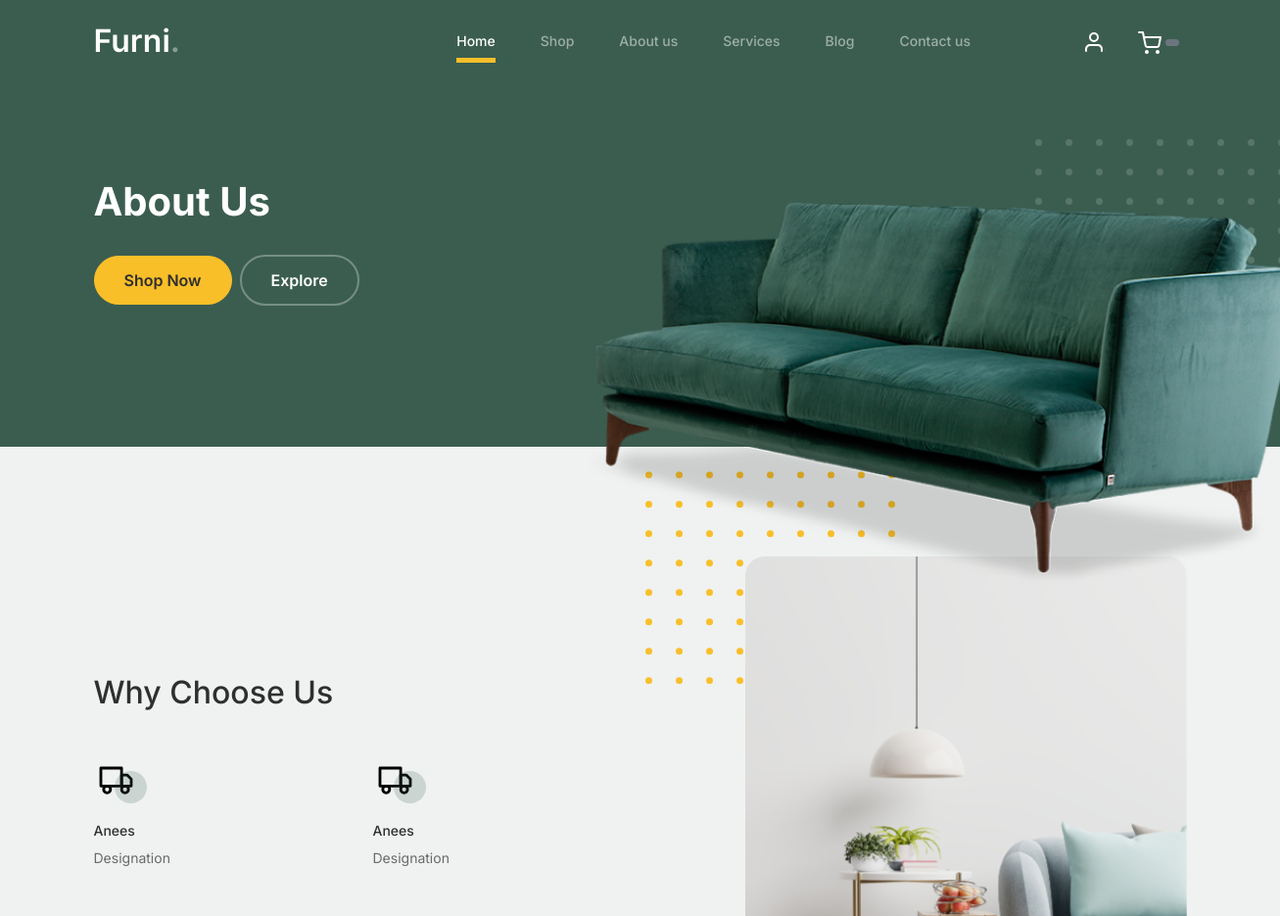
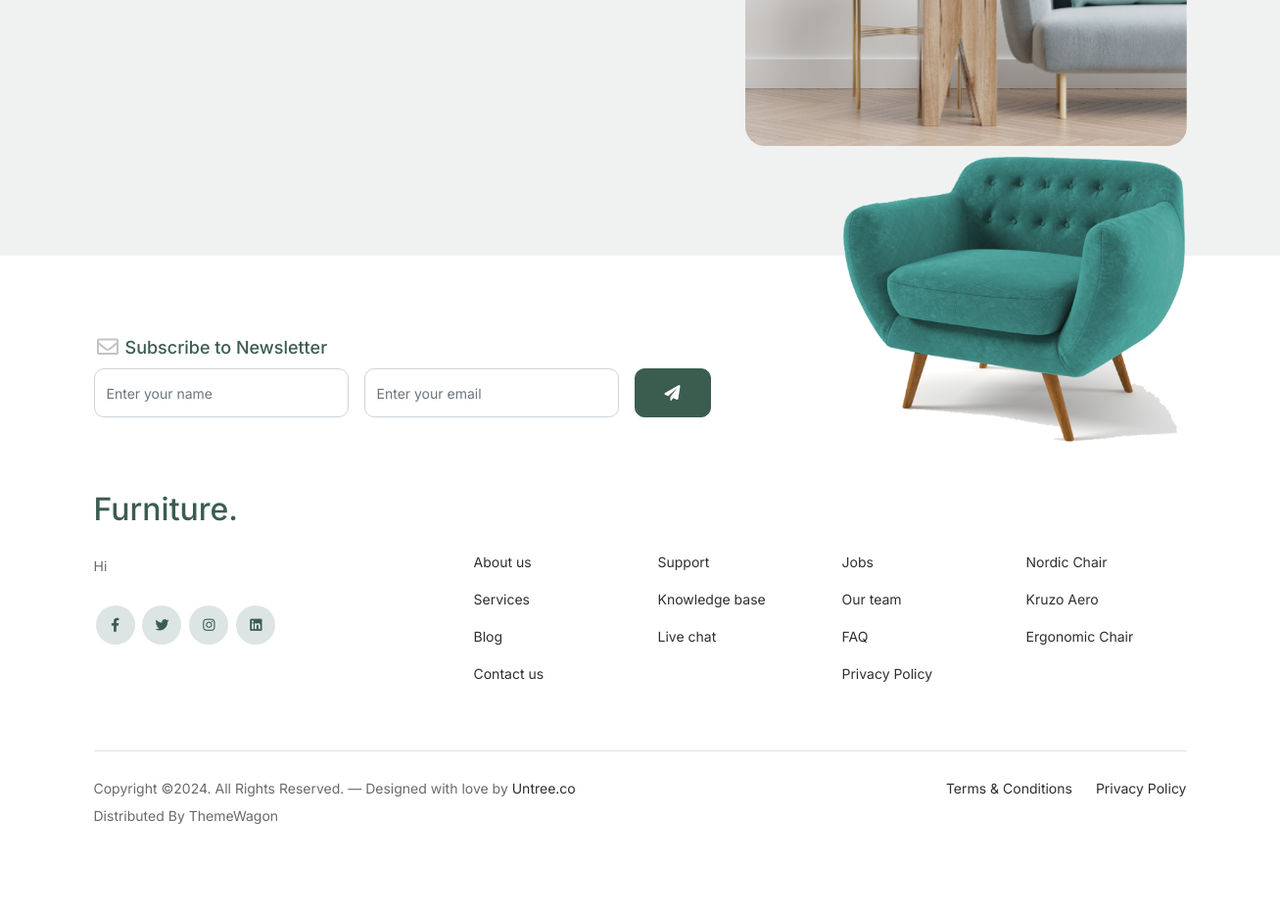
The page /User/about.php on the database as committed earlier (2 pictures, top to bottom).
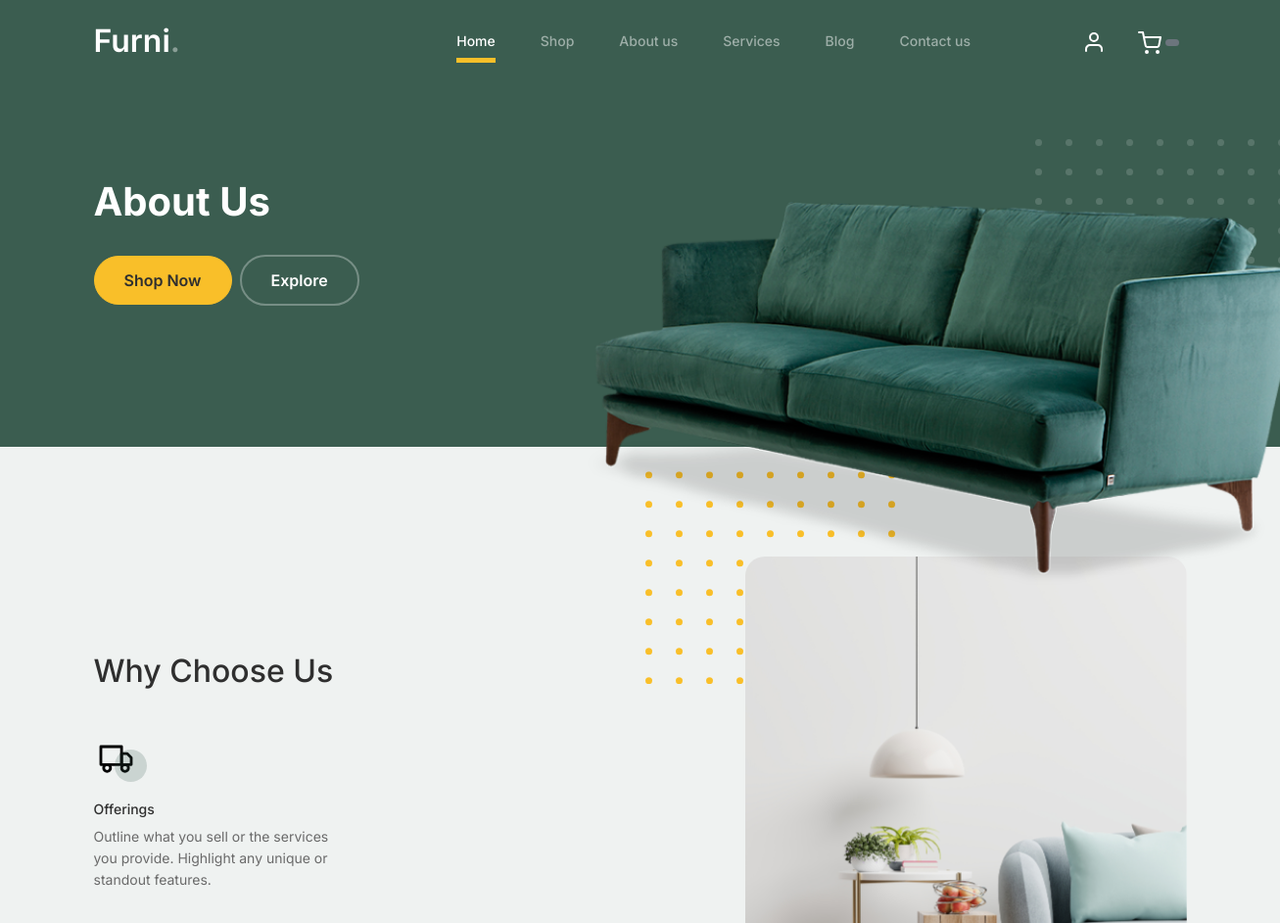
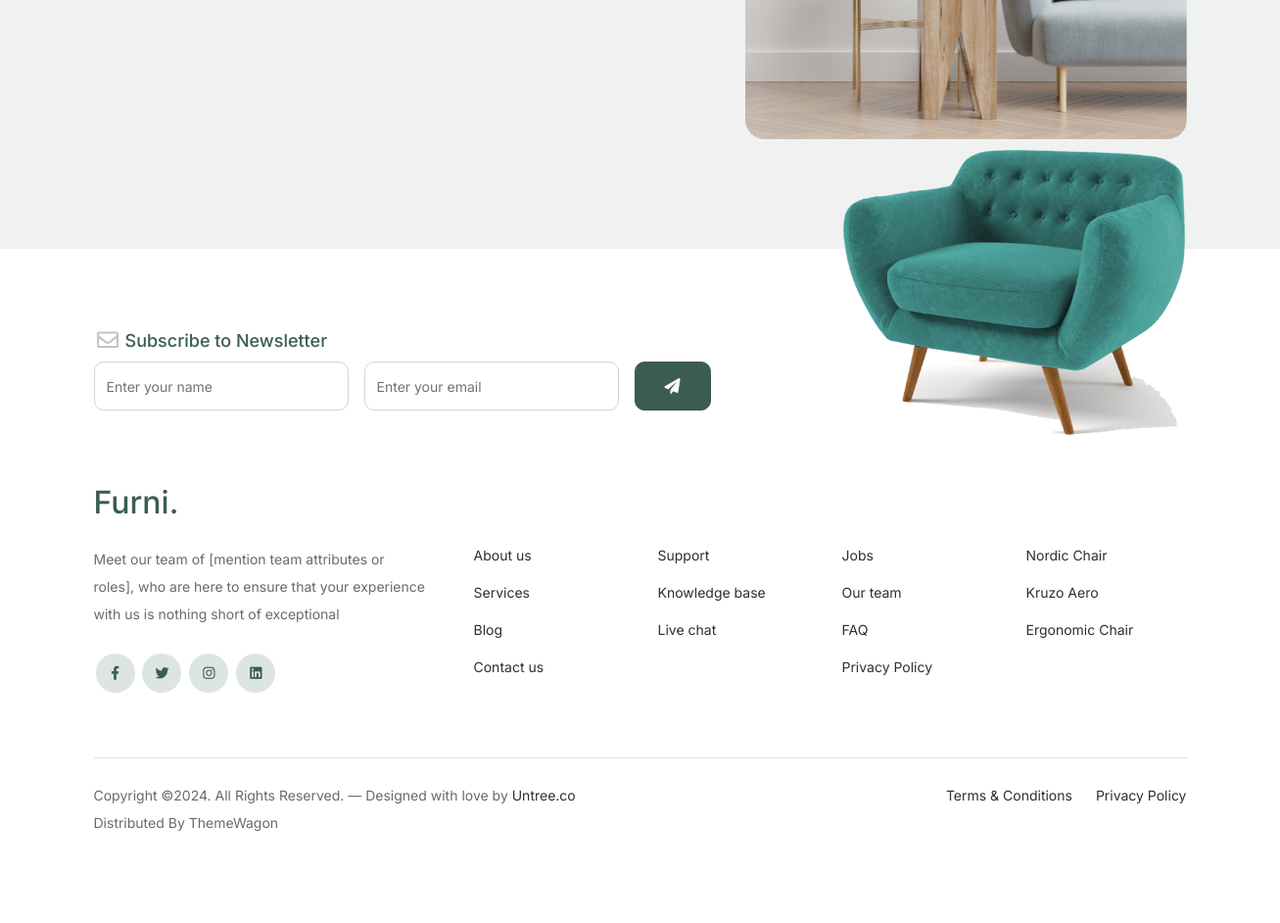
The same page on the database as committed later (2 pictures, top to bottom).
### tables this page shows
CREATE TABLE `about_us` (
  `ID` int(11) NOT NULL,
  `Title` varchar(25) NOT NULL,
  `Description` varchar(1000) NOT NULL,
  `Added_At` timestamp NOT NULL DEFAULT current_timestamp()
);

CREATE TABLE `website_info` (
  `ID` int(11) NOT NULL,
  `Name` varchar(25) NOT NULL,
  `Description` varchar(500) NOT NULL,
  `E-Mail` varchar(30) NOT NULL,
  `Phone Number` varchar(15) NOT NULL,
  `Address` varchar(50) NOT NULL,
  `Facebook Link` varchar(100) NOT NULL,
  `Insta Link` varchar(100) NOT NULL,
  `Timing` time NOT NULL,
  `Added_At` timestamp NOT NULL DEFAULT current_timestamp()
);

### User/about.php (the view)
<?php include("header.php") ?>
			<div class="hero">
				<div class="container">
					<div class="row justify-content-between">
						<div class="col-lg-5">
							<div class="intro-excerpt">
								<h1>About Us</h1>
								<p><a href="" class="btn btn-secondary me-2">Shop Now</a><a href="#" class="btn btn-white-outline">Explore</a></p>
							</div>
						</div>
						<div class="col-lg-7">
							<div class="hero-img-wrap">
								<img src="images/couch.png" class="img-fluid">
							</div>
						</div>
					</div>
				</div>
			</div>
		<div class="why-choose-section">
			<div class="container">
				<div class="row justify-content-between align-items-center">
					<div class="col-lg-6">
						<h2 class="section-title">Why Choose Us</h2>
						<div class="row my-5"><?php
						 $query="SELECT * FROM about_us limit 4";
						 $result=mysqli_query($conn,$query);
						 while($data=mysqli_fetch_array($result)){
						echo "	<div class='col-6 col-md-6'>
							<div class='feature'>
								<div class='icon'>
									<img src='images/truck.svg' alt='Image' class='imf-fluid'>
								</div>
								<h3>$data[1]</h3>
								<p>$data[2]</p>
							</div>
						</div>
						";
						 }
						?>
						</div>
					</div>
					<div class="col-lg-5">
						<div class="img-wrap">
							<img src="images/why-choose-us-img.jpg" alt="Image" class="img-fluid">
						</div>
					</div>
				</div>
			</div>
		</div>
		<?php include("footer.php") ?>

### connection.php (shortened to what this page needs)
<!DOCTYPE html>
<html lang="en">
<head>
</head>
<body>
</body>
</html>

### User/header.php (shortened to what this page needs)
<?php
include "../connection.php";
?>
<!doctype html>
<html lang="en">
<head>
		<link href="css/bootstrap.min.css" rel="stylesheet">
		<link href="https://cdnjs.cloudflare.com/ajax/libs/font-awesome/6.0.0-beta3/css/all.min.css" rel="stylesheet">
		<link href="css/tiny-slider.css" rel="stylesheet">
		<link href="css/style.css" rel="stylesheet">
	</head>
	<body>
		<nav class="custom-navbar navbar navbar navbar-expand-md navbar-dark bg-dark" arial-label="Furni navigation bar">
			<div class="container">
				<a class="navbar-brand" href="index.php">Furni<span>.</span></a>
				<div class="collapse navbar-collapse" id="navbarsFurni">
					<ul class="custom-navbar-nav navbar-nav ms-auto mb-2 mb-md-0">
						<li class="nav-item active">
							<a class="nav-link" href="index.php">Home</a>
						</li>
						<li><a class="nav-link" href="shop.php">Shop</a></li>
						<li><a class="nav-link" href="about.php">About us</a></li>
						<li><a class="nav-link" href="#">Services</a></li>
						<li><a class="nav-link" href="#">Blog</a></li>
						<li><a class="nav-link" href="contact.php">Contact us</a></li>
						<li><a class="nav-link" href="#">
						</a></li>
					</ul>
					<ul class="custom-navbar-cta navbar-nav mb-2 mb-md-0 ms-5">
					<?php
								if (isset($_SESSION["u_name"])) {
									echo '<li><a class="nav-link" href="logout.php"><i class="fa fa-sign-out" aria-hidden="true" style="font-size:26px"></i></a></li>';
								}
								else{
									echo '<li><a class="nav-link" href="../login/index.php"><img src="images/user.svg"></a></li>';
								}
							?>
						<li><a class="nav-link" href="cart.php"><img src="images/cart.svg">
						 <span class="badge bg-secondary">
						</span></a></li>
					</ul>
				</div>
			</div>
		</nav>

### User/footer.php (shortened to what this page needs)
<?php
	include("../connection.php");
$query="SELECT * FROM `website_info`";
$result=mysqli_query($conn,$query);
$data=mysqli_fetch_array($result);
?>
<footer class="footer-section">
			<div class="container relative">
				<div class="sofa-img">
					<img src="images/sofa.png" alt="Image" class="img-fluid">
				</div>
				<div class="row">
					<div class="col-lg-8">
						<div class="subscription-form">
							<h3 class="d-flex align-items-center"><span class="me-1"><img src="images/envelope-outline.svg" alt="Image" class="img-fluid"></span><span>Subscribe to Newsletter</span></h3>
							<form action="#" class="row g-3">
								<div class="col-auto">
									<input type="text" class="form-control" placeholder="Enter your name">
								</div>
								<div class="col-auto">
									<input type="email" class="form-control" placeholder="Enter your email">
								</div>
								<div class="col-auto">
									<button class="btn btn-primary">
										<span class="fa fa-paper-plane"></span>
									</button>
								</div>
							</form>
						</div>
					</div>
				</div>
				<div class="row g-5 mb-5">
					<div class="col-lg-4">
						<div class="mb-4 footer-logo-wrap"><a href="#" class="footer-logo"><?php echo "$data[1]"; ?><span>.</span></a></div>
						<p class="mb-4"><?php echo"$data[2]" ?></p>
						<ul class="list-unstyled custom-social">
							<li><a href="<?php echo"$data[6]" ?>"><span class="fa fa-brands fa-facebook-f"></span></a></li>
							<li><a href="#"><span class="fa fa-brands fa-twitter"></span></a></li>
							<li><a href="<?php echo"$data[7]" ?>"><span class="fa fa-brands fa-instagram"></span></a></li>
							<li><a href="#"><span class="fa fa-brands fa-linkedin"></span></a></li>
						</ul>
					</div>
					<div class="col-lg-8">
						<div class="row links-wrap">
							<div class="col-6 col-sm-6 col-md-3">
								<ul class="list-unstyled">
									<li><a href="about.php">About us</a></li>
									<li><a href="#">Services</a></li>
									<li><a href="#">Blog</a></li>
									<li><a href="contact.php">Contact us</a></li>
								</ul>
							</div>
							<div class="col-6 col-sm-6 col-md-3">
								<ul class="list-unstyled">
									<li><a href="#">Support</a></li>
									<li><a href="#">Knowledge base</a></li>
									<li><a href="#">Live chat</a></li>
								</ul>
							</div>
							<div class="col-6 col-sm-6 col-md-3">
								<ul class="list-unstyled">
									<li><a href="#">Jobs</a></li>
									<li><a href="#">Our team</a></li>
									<li><a href="FAQ.php">FAQ</a></li>
									<li><a href="privacypolicy.php">Privacy Policy</a></li>
								</ul>
							</div>
							<div class="col-6 col-sm-6 col-md-3">
								<ul class="list-unstyled">
									<li><a href="#">Nordic Chair</a></li>
									<li><a href="#">Kruzo Aero</a></li>
									<li><a href="#">Ergonomic Chair</a></li>
								</ul>
							</div>
						</div>
					</div>
				</div>
				<div class="border-top copyright">
					<div class="row pt-4">
						<div class="col-lg-6">
							<p class="mb-2 text-center text-lg-start">Copyright &copy;. All Rights Reserved. &mdash; Designed with love by <a href="https://untree.co">Untree.co</a> Distributed By <a hreff="https://themewagon.com">ThemeWagon</a>
            </p>
						</div>
						<div class="col-lg-6 text-center text-lg-end">
							<ul class="list-unstyled d-inline-flex ms-auto">
								<li class="me-4"><a href="#">Terms &amp; Conditions</a></li>
								<li><a href="#">Privacy Policy</a></li>
							</ul>
						</div>
					</div>
				</div>
			</div>
		</footer>
	</body>
</html>

Rows that differ between the two databases and show on the page:
removed about_us: Title "Anees", Description "Designation"
removed about_us: Title "Anees", Description "Designation"
added about_us: Title "Offerings", Description "Outline what you sell or the services you provide. Highlight any unique or standout features."
changed website_info: Name "Furniture" → "Furni"; Description "Hi" → "Meet our team of [mention team attributes or roles], who are here to ensure that your experience with us is nothing short of exceptional"
